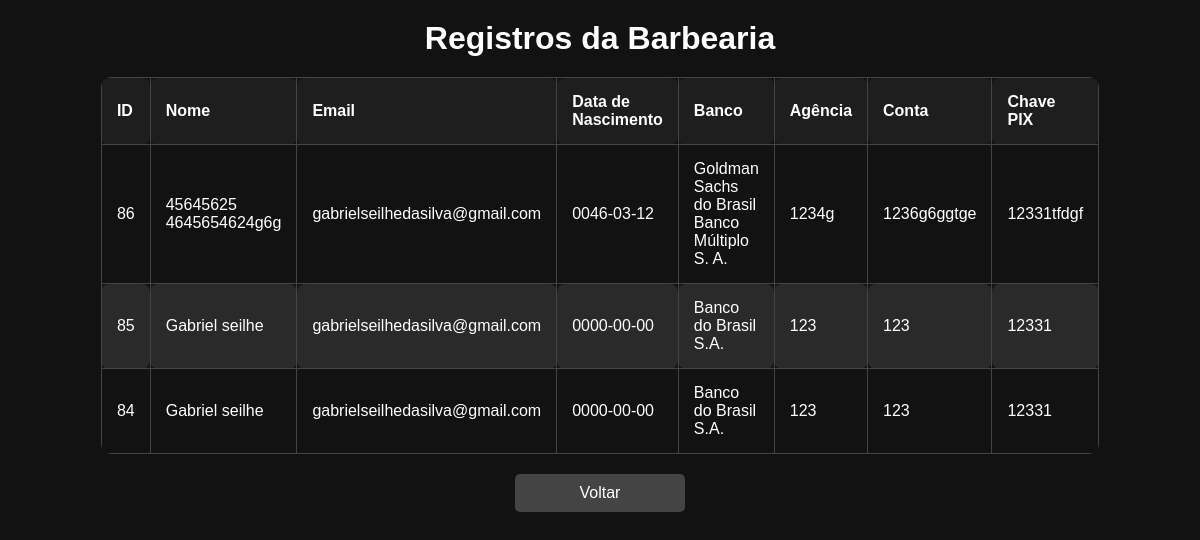
Screenshot of /visualizar_registros.php with the database file from the repository.
### tables this page shows
CREATE TABLE `abc` (
  `id_usuario` int(11) NOT NULL,
  `nome` varchar(256) NOT NULL,
  `email` varchar(128) NOT NULL,
  `data_de_nascimento` date NOT NULL,
  `id_grupo` int(11) NOT NULL,
  `data_criacao` datetime NOT NULL DEFAULT current_timestamp()
);

CREATE TABLE `dados_bancarios` (
  `id_dados` int(11) NOT NULL,
  `id_usuario` int(11) NOT NULL,
  `nome_banco` varchar(128) NOT NULL,
  `numero_conta` varchar(20) NOT NULL,
  `numero_agencia` varchar(20) NOT NULL,
  `chave_pix` varchar(36) NOT NULL
);

### visualizar_registros.php (the view, shortened to what this page needs)
<?php
include "conexao.php";
$sql = "SELECT * FROM abc ORDER BY id_usuario DESC";
$sql2 = "SELECT * FROM dados_bancarios ORDER BY nome_banco DESC";
$result = $conn->query($sql);
$result2 = $conn->query($sql2);
?>
<!DOCTYPE html>
<html lang="pt-BR">
<head>
</head>
<body>
<h1>Registros da Barbearia</h1>
<table class="tabela-registros-barbearia">
    <thead>
        <tr>
            <th>ID</th>
            <th>Nome</th>
            <th>Email</th>
            <th>Data de Nascimento</th>
            <th>Banco</th>
            <th>Agência</th>
            <th>Conta</th>
            <th>Chave PIX</th>
        </tr>
    </thead>
    <tbody>
        <?php
        $dados_abc = [];
        if ($result->num_rows > 0) {
            while ($row = $result->fetch_assoc()) {
                $dados_abc[] = [
                    'id' => $row['id_usuario'],
                    'nome' => $row['nome'],
                    'email' => $row['email'],
                    'data_de_nascimento' => $row['data_de_nascimento'],
                ];
            }
        }
        $dados_bancarios = [];
        if ($result2->num_rows > 0) {
            while ($row2 = $result2->fetch_assoc()) {
                $dados_bancarios[] = [
                    'banco' => $row2['nome_banco'],
                    'agencia' => $row2['numero_agencia'],
                    'conta' => $row2['numero_conta'],
                    'chave_pix' => $row2['chave_pix'],
                ];
            }
        }
        $maxRows = max(count($dados_abc), count($dados_bancarios));
        for ($i = 0; $i < $maxRows; $i++) {
            echo "<tr>";
            echo "<td>" . (isset($dados_abc[$i]['id']) ? $dados_abc[$i]['id'] : '') . "</td>";
            echo "<td>" . (isset($dados_abc[$i]['nome']) ? $dados_abc[$i]['nome'] : '') . "</td>";
            echo "<td>" . (isset($dados_abc[$i]['email']) ? $dados_abc[$i]['email'] : '') . "</td>";
            echo "<td>" . (isset($dados_abc[$i]['data_de_nascimento']) ? $dados_abc[$i]['data_de_nascimento'] : '') . "</td>";
            echo "<td>" . (isset($dados_bancarios[$i]['banco']) ? $dados_bancarios[$i]['banco'] : '') . "</td>";
            echo "<td>" . (isset($dados_bancarios[$i]['agencia']) ? $dados_bancarios[$i]['agencia'] : '') . "</td>";
            echo "<td>" . (isset($dados_bancarios[$i]['conta']) ? $dados_bancarios[$i]['conta'] : '') . "</td>";
            echo "<td>" . (isset($dados_bancarios[$i]['chave_pix']) ? $dados_bancarios[$i]['chave_pix'] : '') . "</td>";
            echo "</tr>";
        }
        ?>
    </tbody>
</table>
<a href="index.php" class="btn-voltar">Voltar</a>
</body>
</html>

### visualizar_registros.php (style rules this page uses)
body { background-color: #121212; color: #ffffff; font-family: Arial, sans-serif; }
h1 { text-align: center; color: #ffffff; margin: 20px 0; }
table { width: 70%; border-collapse: collapse; margin: 20px auto; border-radius: 10px; overflow: hidden; }
th, td { border: 1px solid #444; padding: 15px; text-align: left; border-radius: 8px; }
th { background-color: #1e1e1e; }
tr:nth-child(even) { background-color: #2a2a2a; }
.btn-voltar { display: block; width: 150px; margin: 20px auto; padding: 10px; text-align: center; background-color: #444; color: white; text-decoration: none; border-radius: 5px; transition: background-color 0.3s; }

### rows the page displays
abc: id_usuario "86", nome "45645625 4645654624g6g", email "gabrielseilhedasilva@gmail.com", data_de_nascimento "0046-03-12"
dados_bancarios: nome_banco "Goldman Sachs do Brasil Banco Múltiplo S. A.", numero_agencia "1234g", numero_conta "1236g6ggtge", chave_pix "12331tfdgf"
abc: id_usuario "85", nome "Gabriel seilhe", email "gabrielseilhedasilva@gmail.com", data_de_nascimento "0000-00-00", banco "Banco do Brasil S.A.", agencia "123", conta "123", chave_pix "12331"
abc: id_usuario "84", nome "Gabriel seilhe", email "gabrielseilhedasilva@gmail.com", data_de_nascimento "0000-00-00", banco "Banco do Brasil S.A.", agencia "123", conta "123", chave_pix "12331"
